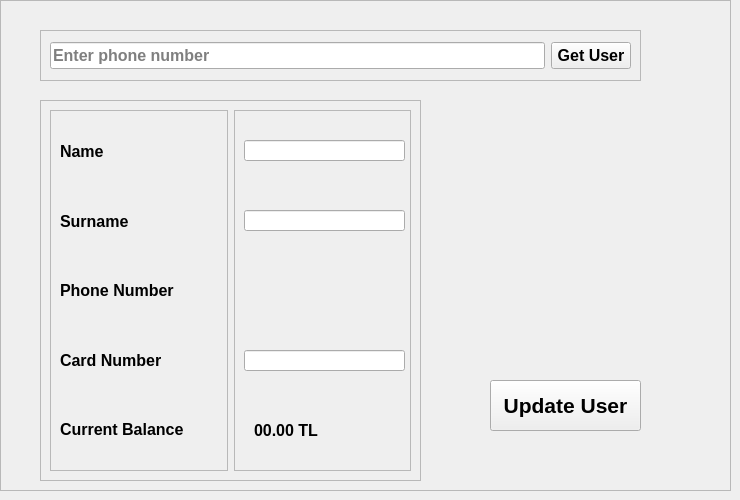
            <widget class="QWidget" name="update_user">
             <widget class="QFrame" name="update_user_frame">
              <property name="geometry">
               <rect>
                <x>0</x>
                <y>0</y>
                <width>731</width>
                <height>491</height>
               </rect>
              </property>
              <property name="frameShape">
               <enum>QFrame::StyledPanel</enum>
              </property>
              <property name="frameShadow">
               <enum>QFrame::Raised</enum>
              </property>
              <widget class="QFrame" name="frame_11">
               <property name="geometry">
                <rect>
                 <x>40</x>
                 <y>30</y>
                 <width>601</width>
                 <height>51</height>
                </rect>
               </property>
               <property name="frameShape">
                <enum>QFrame::StyledPanel</enum>
               </property>
               <property name="frameShadow">
                <enum>QFrame::Raised</enum>
               </property>
               <layout class="QHBoxLayout" name="horizontalLayout_9">
                <item>
                 <widget class="QLineEdit" name="update_frame_get_user_entry">
                  <property name="font">
                   <font>
                    <pointsize>12</pointsize>
                    <weight>75</weight>
                    <bold>true</bold>
                   </font>
                  </property>
                  <property name="placeholderText">
                   <string>Enter phone number</string>
                  </property>
                 </widget>
                </item>
                <item>
                 <widget class="QPushButton" name="update_frame_get_user_entry_button">
                  <property name="font">
                   <font>
                    <pointsize>12</pointsize>
                    <weight>75</weight>
                    <bold>true</bold>
                   </font>
                  </property>
                  <property name="text">
                   <string>Get User</string>
                  </property>
                 </widget>
                </item>
               </layout>
              </widget>
              <widget class="QFrame" name="frame_14">
               <property name="geometry">
                <rect>
                 <x>40</x>
                 <y>100</y>
                 <width>381</width>
                 <height>381</height>
                </rect>
               </property>
               <property name="frameShape">
                <enum>QFrame::StyledPanel</enum>
               </property>
               <property name="frameShadow">
                <enum>QFrame::Raised</enum>
               </property>
               <layout class="QHBoxLayout" name="horizontalLayout_10">
                <item>
                 <widget class="QFrame" name="frame_13">
                  <property name="font">
                   <font>
                    <pointsize>12</pointsize>
                    <weight>75</weight>
                    <bold>true</bold>
                   </font>
                  </property>
                  <property name="frameShape">
                   <enum>QFrame::StyledPanel</enum>
                  </property>
                  <property name="frameShadow">
                   <enum>QFrame::Raised</enum>
                  </property>
                  <layout class="QVBoxLayout" name="verticalLayout_9">
                   <item>
                    <widget class="QLabel" name="label_18">
                     <property name="font">
                      <font>
                       <pointsize>12</pointsize>
                       <weight>75</weight>
                       <bold>true</bold>
                      </font>
                     </property>
                     <property name="text">
                      <string>Name</string>
                     </property>
                    </widget>
                   </item>
                   <item>
                    <widget class="QLabel" name="label_19">
                     <property name="font">
                      <font>
                       <pointsize>12</pointsize>
                       <weight>75</weight>
                       <bold>true</bold>
                      </font>
                     </property>
                     <property name="text">
                      <string>Surname</string>
                     </property>
                    </widget>
                   </item>
                   <item>
                    <widget class="QLabel" name="label_20">
                     <property name="font">
                      <font>
                       <pointsize>12</pointsize>
                       <weight>75</weight>
                       <bold>true</bold>
                      </font>
                     </property>
                     <property name="text">
                      <string>Phone Number</string>
                     </property>
                    </widget>
                   </item>
                   <item>
                    <widget class="QLabel" name="label_21">
                     <property name="font">
                      <font>
                       <pointsize>12</pointsize>
                       <weight>75</weight>
                       <bold>true</bold>
                      </font>
                     </property>
                     <property name="text">
                      <string>Card Number</string>
                     </property>
                    </widget>
                   </item>
                   <item>
                    <widget class="QLabel" name="label_22">
                     <property name="font">
                      <font>
                       <pointsize>12</pointsize>
                       <weight>75</weight>
                       <bold>true</bold>
                      </font>
                     </property>
                     <property name="text">
                      <string>Current Balance</string>
                     </property>
                    </widget>
                   </item>
                  </layout>
                 </widget>
                </item>
                <item>
                 <widget class="QFrame" name="frame_15">
                  <property name="frameShape">
                   <enum>QFrame::StyledPanel</enum>
                  </property>
                  <property name="frameShadow">
                   <enum>QFrame::Raised</enum>
                  </property>
                  <widget class="QLineEdit" name="update_user_frame_name">
                   <property name="geometry">
                    <rect>
                     <x>10</x>
                     <y>30</y>
                     <width>161</width>
                     <height>21</height>
                    </rect>
                   </property>
                   <property name="font">
                    <font>
                     <pointsize>12</pointsize>
                     <weight>75</weight>
                     <bold>true</bold>
                    </font>
                   </property>
                  </widget>
                  <widget class="QLabel" name="update_user_frame_balance">
                   <property name="geometry">
                    <rect>
                     <x>20</x>
                     <y>310</y>
                     <width>121</width>
                     <height>21</height>
                    </rect>
                   </property>
                   <property name="font">
                    <font>
                     <pointsize>12</pointsize>
                     <weight>75</weight>
                     <bold>true</bold>
                    </font>
                   </property>
                   <property name="text">
                    <string>00.00 TL</string>
                   </property>
                  </widget>
                  <widget class="QLineEdit" name="update_user_frame_surname">
                   <property name="geometry">
                    <rect>
                     <x>10</x>
                     <y>100</y>
                     <width>161</width>
                     <height>21</height>
                    </rect>
                   </property>
                   <property name="font">
                    <font>
                     <pointsize>12</pointsize>
                     <weight>75</weight>
                     <bold>true</bold>
                    </font>
                   </property>
                  </widget>
                  <widget class="QLineEdit" name="update_user_frame_card_number">
                   <property name="geometry">
                    <rect>
                     <x>10</x>
                     <y>240</y>
                     <width>161</width>
                     <height>21</height>
                    </rect>
                   </property>
                   <property name="font">
                    <font>
                     <pointsize>12</pointsize>
                     <weight>75</weight>
                     <bold>true</bold>
                    </font>
                   </property>
                  </widget>
                  <widget class="QLabel" name="update_user_frame_phone_number">
                   <property name="geometry">
                    <rect>
                     <x>20</x>
                     <y>170</y>
                     <width>121</width>
                     <height>21</height>
                    </rect>
                   </property>
                   <property name="font">
                    <font>
                     <pointsize>12</pointsize>
                     <weight>75</weight>
                     <bold>true</bold>
                    </font>
                   </property>
                   <property name="text">
                    <string/>
                   </property>
                  </widget>
                 </widget>
                </item>
               </layout>
              </widget>
              <widget class="QPushButton" name="update_user_frame_update_button">
               <property name="geometry">
                <rect>
                 <x>490</x>
                 <y>380</y>
                 <width>151</width>
                 <height>51</height>
                </rect>
               </property>
               <property name="font">
                <font>
                 <pointsize>16</pointsize>
                 <weight>75</weight>
                 <bold>true</bold>
                </font>
               </property>
               <property name="text">
                <string>Update User</string>
               </property>
              </widget>
              <widget class="QLabel" name="update_frame_warning_label">
               <property name="geometry">
                <rect>
                 <x>450</x>
                 <y>450</y>
                 <width>251</width>
                 <height>21</height>
                </rect>
               </property>
               <property name="font">
                <font>
                 <pointsize>12</pointsize>
                </font>
               </property>
               <property name="text">
                <string/>
               </property>
              </widget>
             </widget>
            </widget>
